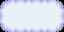

A 2D game scene composited from a Tiled map and its tileset images. What follows is a short description and the map's XML, with every tile layer's data as written:
An orthogonal 4x2 tile map with 16x16 px tiles, 1 tile layer (Tile Layer 1).

<map version="1.2" tiledversion="1.3.0" orientation="orthogonal" renderorder="right-down" compressionlevel="0" width="4" height="2" tilewidth="16" tileheight="16" infinite="0" nextlayerid="2" nextobjectid="1">
 <tileset firstgid="1" source="clouds.tsx" />
 <layer id="1" name="Tile Layer 1" width="4" height="2">
  <data encoding="csv">
1,2,2,3,
7,8,8,9
</data>
 </layer>
</map>